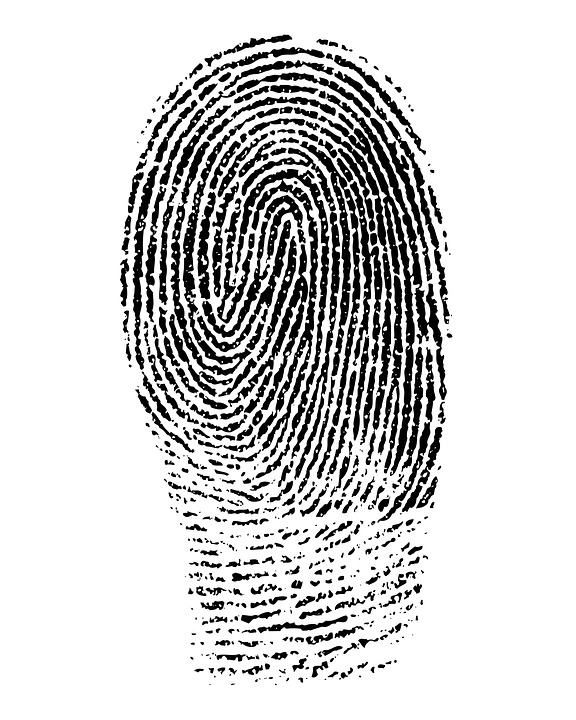
#> input picture images/1.jpg, 576 x 720 px
$ python -i main_enhancement.py   (imports and definitions only)   (older library calls are emulated)
#> lines starting #> are read from the running program, lines starting #| are printed output that depends on the picture; after the words box and inside, x2 and y2 are one past the last pixel; in counts of white or black regions, pixels touching at a corner belong together
### src/ridge_segment.py
# -*- coding: utf-8 -*-
"""
Created on Mon Apr 18 23:04:30 2016

@author: utkarsh
"""


# RIDGESEGMENT - Normalises fingerprint image and segments ridge region
#
# Function identifies ridge regions of a fingerprint image and returns a
# mask identifying this region.  It also normalises the intesity values of
# the image so that the ridge regions have zero mean, unit standard
# deviation.
#
# This function breaks the image up into blocks of size blksze x blksze and
# evaluates the standard deviation in each region.  If the standard
# deviation is above the threshold it is deemed part of the fingerprint.
# Note that the image is normalised to have zero mean, unit standard
# deviation prior to performing this process so that the threshold you
# specify is relative to a unit standard deviation.
#
# Usage:   [normim, mask, maskind] = ridgesegment(im, blksze, thresh)
#
# Arguments:   im     - Fingerprint image to be segmented.
#              blksze - Block size over which the the standard
#                       deviation is determined (try a value of 16).
#              thresh - Threshold of standard deviation to decide if a
#                       block is a ridge region (Try a value 0.1 - 0.2)
#
# Returns:     normim - Image where the ridge regions are renormalised to
#                       have zero mean, unit standard deviation.
#              mask   - Mask indicating ridge-like regions of the image,
#                       0 for non ridge regions, 1 for ridge regions.
#              maskind - Vector of indices of locations within the mask.
#
# Suggested values for a 500dpi fingerprint image:
#
#   [normim, mask, maskind] = ridgesegment(im, 16, 0.1)
#
# See also: RIDGEORIENT, RIDGEFREQ, RIDGEFILTER

### REFERENCES

# Peter Kovesi
# School of Computer Science & Software Engineering
# The University of Western Australia
# pk at csse uwa edu au
# http://www.csse.uwa.edu.au/~pk


import numpy as np

def normalise(img,mean,std):
    normed = (img - np.mean(img))/(np.std(img));
    return(normed)

def ridge_segment(im,blksze,thresh):

    rows,cols = im.shape;

    im = normalise(im,0,1);    # normalise to get zero mean and unit standard deviation


    new_rows =  np.int(blksze * np.ceil((np.float(rows))/(np.float(blksze))))
    new_cols =  np.int(blksze * np.ceil((np.float(cols))/(np.float(blksze))))

    padded_img = np.zeros((new_rows,new_cols));
    stddevim = np.zeros((new_rows,new_cols));

    padded_img[0:rows][:,0:cols] = im;

    for i in range(0,new_rows,blksze):
        for j in range(0,new_cols,blksze):
            block = padded_img[i:i+blksze][:,j:j+blksze];

            stddevim[i:i+blksze][:,j:j+blksze] = np.std(block)*np.ones(block.shape)

    stddevim = stddevim[0:rows][:,0:cols]

    mask = stddevim > thresh;

    mean_val = np.mean(im[mask]);

    std_val = np.std(im[mask]);

    normim = (im - mean_val)/(std_val);

    return(normim,mask)

### src/ridge_orient.py
# -*- coding: utf-8 -*-
"""
Created on Tue Apr 19 11:31:54 2016

@author: utkarsh
"""


# RIDGEORIENT - Estimates the local orientation of ridges in a fingerprint
#
# Usage:  [orientim, reliability, coherence] = ridgeorientation(im, gradientsigma,...
#                                             blocksigma, ...
#                                             orientsmoothsigma)
#
# Arguments:  im                - A normalised input image.
#             gradientsigma     - Sigma of the derivative of Gaussian
#                                 used to compute image gradients.
#             blocksigma        - Sigma of the Gaussian weighting used to
#                                 sum the gradient moments.
#             orientsmoothsigma - Sigma of the Gaussian used to smooth
#                                 the final orientation vector field.
#                                 Optional: if ommitted it defaults to 0
#
# Returns:    orientim          - The orientation image in radians.
#                                 Orientation values are +ve clockwise
#                                 and give the direction *along* the
#                                 ridges.
#             reliability       - Measure of the reliability of the
#                                 orientation measure.  This is a value
#                                 between 0 and 1. I think a value above
#                                 about 0.5 can be considered 'reliable'.
#                                 reliability = 1 - Imin./(Imax+.001);
#             coherence         - A measure of the degree to which the local
#                                 area is oriented.
#                                 coherence = ((Imax-Imin)./(Imax+Imin)).^2;
#
# With a fingerprint image at a 'standard' resolution of 500dpi suggested
# parameter values might be:
#
#    [orientim, reliability] = ridgeorient(im, 1, 3, 3);
#
# See also: RIDGESEGMENT, RIDGEFREQ, RIDGEFILTER

### REFERENCES

# May 2003      Original version by Raymond Thai,
# January 2005  Reworked by Peter Kovesi
# October 2011  Added coherence computation and orientsmoothsigma made optional
#
# School of Computer Science & Software Engineering
# The University of Western Australia
# pk at csse uwa edu au
# http://www.csse.uwa.edu.au/~pk


import numpy as np;
import cv2;
from scipy import ndimage;
from scipy import signal

def ridge_orient(im, gradientsigma, blocksigma, orientsmoothsigma):
    rows,cols = im.shape;
    #Calculate image gradients.
    sze = np.fix(6*gradientsigma);
    if np.remainder(sze,2) == 0:
        sze = sze+1;

    gauss = cv2.getGaussianKernel(np.int(sze),gradientsigma);
    f = gauss * gauss.T;

    fy,fx = np.gradient(f);     #Gradient of Gaussian

    #Gx = ndimage.convolve(np.double(im),fx);
    #Gy = ndimage.convolve(np.double(im),fy);

    Gx = signal.convolve2d(im,fx,mode='same');
    Gy = signal.convolve2d(im,fy,mode='same');

    Gxx = np.power(Gx,2);
    Gyy = np.power(Gy,2);
    Gxy = Gx*Gy;

    #Now smooth the covariance data to perform a weighted summation of the data.

    sze = np.fix(6*blocksigma);

    gauss = cv2.getGaussianKernel(np.int(sze),blocksigma);
    f = gauss * gauss.T;

    Gxx = ndimage.convolve(Gxx,f);
    Gyy = ndimage.convolve(Gyy,f);
    Gxy = 2*ndimage.convolve(Gxy,f);

    # Analytic solution of principal direction
    denom = np.sqrt(np.power(Gxy,2) + np.power((Gxx - Gyy),2)) + np.finfo(float).eps;

    sin2theta = Gxy/denom;            # Sine and cosine of doubled angles
    cos2theta = (Gxx-Gyy)/denom;


    if orientsmoothsigma:
        sze = np.fix(6*orientsmoothsigma);
        if np.remainder(sze,2) == 0:
            sze = sze+1;
        gauss = cv2.getGaussianKernel(np.int(sze),orientsmoothsigma);
        f = gauss * gauss.T;
        cos2theta = ndimage.convolve(cos2theta,f); # Smoothed sine and cosine of
        sin2theta = ndimage.convolve(sin2theta,f); # doubled angles

    orientim = np.pi/2 + np.arctan2(sin2theta,cos2theta)/2;
    return(orientim);

### src/ridge_freq.py
# -*- coding: utf-8 -*-
"""
Created on Tue Apr 19 12:14:49 2016

@author: utkarsh
"""


# RIDGEFREQ - Calculates a ridge frequency image
#
# Function to estimate the fingerprint ridge frequency across a
# fingerprint image. This is done by considering blocks of the image and
# determining a ridgecount within each block by a call to FREQEST.
#
# Usage:
#  [freqim, medianfreq] =  ridgefreq(im, mask, orientim, blksze, windsze, ...
#                                    minWaveLength, maxWaveLength)
#
# Arguments:
#         im       - Image to be processed.
#         mask     - Mask defining ridge regions (obtained from RIDGESEGMENT)
#         orientim - Ridge orientation image (obtained from RIDGORIENT)
#         blksze   - Size of image block to use (say 32)
#         windsze  - Window length used to identify peaks. This should be
#                    an odd integer, say 3 or 5.
#         minWaveLength,  maxWaveLength - Minimum and maximum ridge
#                     wavelengths, in pixels, considered acceptable.
#
# Returns:
#         freqim     - An image  the same size as im with  values set to
#                      the estimated ridge spatial frequency within each
#                      image block.  If a  ridge frequency cannot be
#                      found within a block, or cannot be found within the
#                      limits set by min and max Wavlength freqim is set
#                      to zeros within that block.
#         medianfreq - Median frequency value evaluated over all the
#                      valid regions of the image.
#
# Suggested parameters for a 500dpi fingerprint image
#   [freqim, medianfreq] = ridgefreq(im,orientim, 32, 5, 5, 15);
#

# See also: RIDGEORIENT, FREQEST, RIDGESEGMENT

# Reference:
# Hong, L., Wan, Y., and Jain, A. K. Fingerprint image enhancement:
# Algorithm and performance evaluation. IEEE Transactions on Pattern
# Analysis and Machine Intelligence 20, 8 (1998), 777 789.

### REFERENCES

# Peter Kovesi
# School of Computer Science & Software Engineering
# The University of Western Australia
# pk at csse uwa edu au
# http://www.csse.uwa.edu.au/~pk


import numpy as np
#import math
#import scipy.ndimage
from frequest import frequest

def ridge_freq(im, mask, orient, blksze, windsze,minWaveLength, maxWaveLength):
    rows,cols = im.shape;
    freq = np.zeros((rows,cols));

    for r in range(0,rows-blksze,blksze):
        for c in range(0,cols-blksze,blksze):
            blkim = im[r:r+blksze][:,c:c+blksze];
            blkor = orient[r:r+blksze][:,c:c+blksze];


            freq[r:r+blksze][:,c:c+blksze] = frequest(blkim,blkor,windsze,minWaveLength,maxWaveLength);

    freq = freq*mask;
    freq_1d = np.reshape(freq,(1,rows*cols));
    ind = np.where(freq_1d>0);

    ind = np.array(ind);
    ind = ind[1,:];

    non_zero_elems_in_freq = freq_1d[0][ind];

    meanfreq = np.mean(non_zero_elems_in_freq);
    medianfreq = np.median(non_zero_elems_in_freq);         # does not work properly
    return(freq,meanfreq)

### src/image_enhance.py
# -*- coding: utf-8 -*-
"""
Created on Mon Apr 18 22:50:30 2016

@author: utkarsh
"""
from ridge_segment import ridge_segment
from ridge_orient import ridge_orient
from ridge_freq import ridge_freq
from ridge_filter import ridge_filter

def image_enhance(img):
    blksze = 16;
    thresh = 0.1;
    normim,mask = ridge_segment(img,blksze,thresh);             # normalise the image and find a ROI


    gradientsigma = 1;
    blocksigma = 7;
    orientsmoothsigma = 7;
    orientim = ridge_orient(normim, gradientsigma, blocksigma, orientsmoothsigma);              # find orientation of every pixel


    blksze = 38;
    windsze = 5;
    minWaveLength = 5;
    maxWaveLength = 15;
    freq,medfreq = ridge_freq(normim, mask, orientim, blksze, windsze, minWaveLength,maxWaveLength);    #find the overall frequency of ridges


    freq = medfreq*mask;
    kx = 0.65;ky = 0.65;
    newim = ridge_filter(normim, orientim, freq, kx, ky);       # create gabor filter and do the actual filtering


    #th, bin_im = cv2.threshold(np.uint8(newim),0,255,cv2.THRESH_BINARY);
    return(newim < -3)

### src/main_enhancement.py
# -*- coding: utf-8 -*-
"""
Created on Mon Apr 18 11:42:58 2016

@author: utkarsh
"""

import numpy as np
from numpy.lib.shape_base import column_stack
#import cv2
#import numpy as np;

import scipy.ndimage
import sys
import cv2
from scipy.ndimage.filters import minimum_filter

import skimage.morphology
import skimage
from time import sleep
from getTerminationBifurcation import getTerminationBifurcation
from removeSpuriousMinutiae import removeSpuriousMinutiae
from image_enhance import image_enhance

def main(nameimage):
#> called with nameimage = '../images/1.jpg'
    if(len(sys.argv)<2):
        print('loading sample image');
        img_name = str(nameimage)
        img = scipy.ndimage.imread('../images/'+img_name);
    elif(len(sys.argv) >= 2):
        img_name = sys.argv[1];
        img = scipy.ndimage.imread(sys.argv[1]);
#> img is the input picture: shape (720, 576, 3); min 0, max 255, mean 211.4

    if(len(img.shape)>2):
        # img = cv2.cvtColor(src,cv2.COLOR_BGR2GRAY)
        img = np.dot(img[...,:3], [0.299, 0.587, 0.114]);
#> img: shape (720, 576) float64

    rows,cols = np.shape(img);
#> rows = 720; cols = 576
    aspect_ratio = np.double(rows)/np.double(cols);
#> aspect_ratio = 1.25

    new_rows = 540;             # randomly selected number
    new_cols = new_rows/aspect_ratio;
#> new_cols = 432

    #img = cv2.resize(img,(new_rows,new_cols));
    img = scipy.misc.imresize(img,(np.int(new_rows),np.int(new_cols)));
#> img: shape (540, 432)

    enhanced_img = image_enhance(img);
#> after the loop in ridge_segment, `for i in range(0,new_rows,blksze):`:
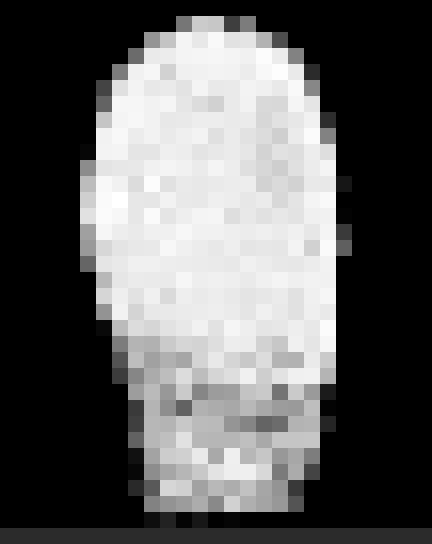
#> stddevim: shape (544, 432) float64; min 1.11e-16, max 1.31, mean 0.495; drawn with min black and max white
#> in ridge_segment, `mask = stddevim > thresh;`:
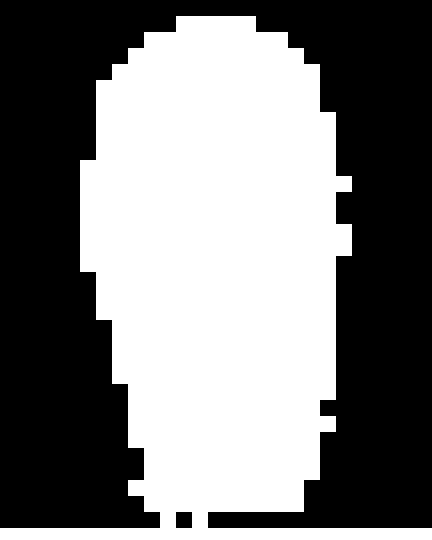
#> mask: shape (540, 432) bool; 48.5% white; 1 white region, box (x1, y1, x2, y2) and area: (0, 16, 432, 540) 113216
#> in ridge_segment, `mean_val = np.mean(im[mask]);`: mean_val = -0.546
#> in ridge_segment, `std_val = np.std(im[mask]);`: std_val = 1.22
#> in ridge_orient, `rows,cols = im.shape;`: rows = 540; cols = 432
#> in ridge_orient, `Gyy = ndimage.convolve(Gyy,f);`:
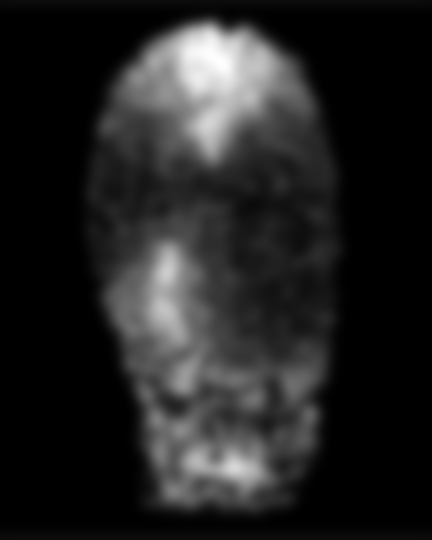
#> Gyy: shape (540, 432) float64; min 6.58e-34, max 0.265, mean 0.0363; drawn with min black and max white
#> in ridge_orient, `denom = np.sqrt(np.power(Gxy,2) + np.power((Gxx - Gyy),2)) + np.finfo(..`:
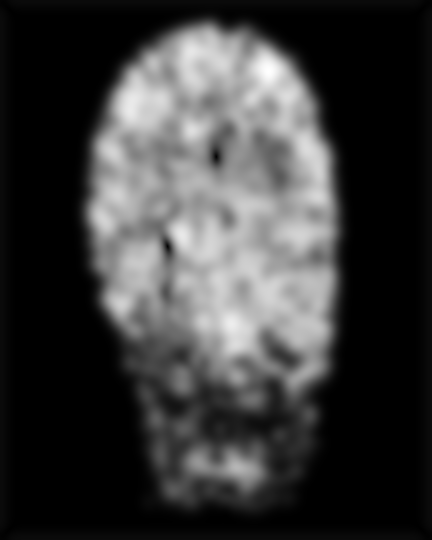
#> denom: shape (540, 432) float64; min 2.22e-16, max 0.293, mean 0.0676; drawn with min black and max white
#> in ridge_orient, `cos2theta = ndimage.convolve(cos2theta,f);`:
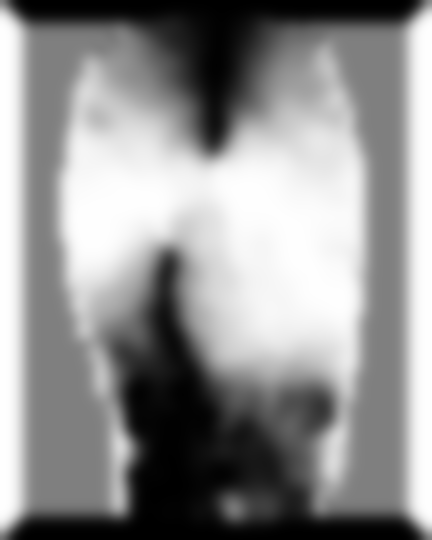
#> cos2theta: shape (540, 432) float64; min -1, max 1, mean 0.146; drawn with min black and max white
#> in ridge_orient, `sin2theta = ndimage.convolve(sin2theta,f);`:
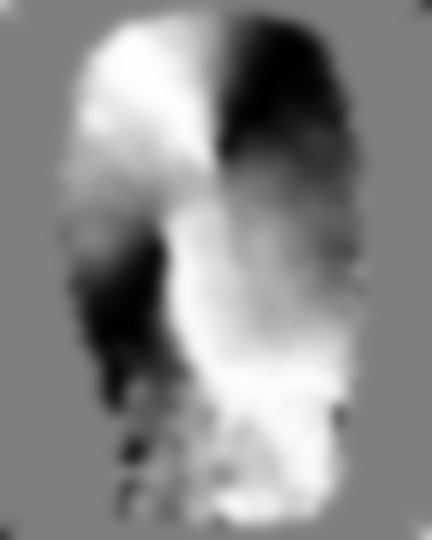
#> sin2theta: shape (540, 432) float64; min -0.997, max 0.996, mean 0.078; drawn with min black and max white
#> in ridge_orient, `orientim = np.pi/2 + np.arctan2(sin2theta,cos2theta)/2;`:
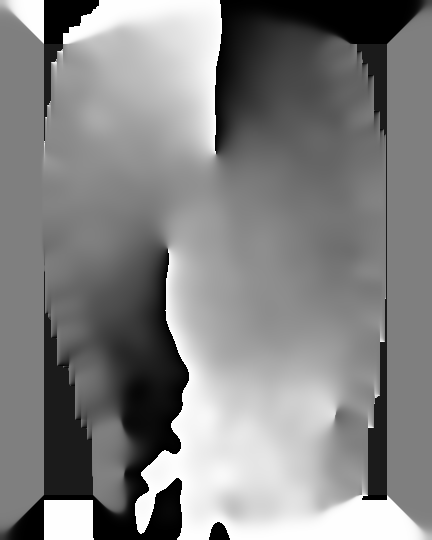
#> orientim: shape (540, 432) float64; min 0, max 3.14, mean 1.61; drawn with min black and max white
#> in ridge_freq, `rows,cols = im.shape;`: rows = 540; cols = 432
#> after the loop in ridge_freq, `for r in range(0,rows-blksze,blksze):`: blkim: shape (38, 38) float64; every value is 0.871
#> after the loop in ridge_freq, `for r in range(0,rows-blksze,blksze):`: freq: shape (540, 432) float64; every value is 0


    #img = cv2.imread('../enhanced/enhanced.bmp',0);
    #img = scipy.ndimage.imread('../images/'+img_name);
    #img = np.uint8(img>78);
    img =  enhanced_img

    skel = skimage.morphology.skeletonize(img)
    #skel = skimage.morphology.thin(img)
    skel = np.uint8(skel)*255;

    mask = img*255;
    (minutiaeTerm, minutiaeBif) = getTerminationBifurcation(skel, mask);

    minutiaeTerm = skimage.measure.label(minutiaeTerm, 8);
    RP = skimage.measure.regionprops(minutiaeTerm)
    minutiaeTerm = removeSpuriousMinutiae(RP, np.uint8(img), 23);

    BifLabel = skimage.measure.label(minutiaeBif, 8);
    TermLabel = skimage.measure.label(minutiaeTerm, 8);


    minutiaeBif = minutiaeBif * 0;
    minutiaeTerm = minutiaeTerm * 0;

    (rows, cols) = skel.shape
    DispImg = np.zeros((rows,cols,3), np.uint8)
    DispImg[:,:,0] = skel; DispImg[:,:,1] = skel; DispImg[:,:,2] = skel;


    RP = skimage.measure.regionprops(BifLabel)
    for i in RP:
        (row, col) = np.int16(np.round(i['Centroid']))
        minutiaeBif[row, col] = 1;
        (rr, cc) = skimage.draw.circle_perimeter(row, col, 3);
        skimage.draw.set_color(DispImg, (rr,cc), (255,0,0));


    RP = skimage.measure.regionprops(TermLabel)
    for i in RP:
        (row, col) = np.int16(np.round(i['Centroid']))
        minutiaeTerm[row, col] = 1;
        (rr, cc) = skimage.draw.circle_perimeter(row, col, 3);
        skimage.draw.set_color(DispImg, (rr,cc), (0, 0, 255));

        (rows, cols) = img.shape;
    file1 = open("x.txt","a")
    file2 = open("y.txt","a")
    arr_X = []
    arr_Y = []
    for i in range(1,rows-1):
        for j in range(1,cols-1):
            if(minutiaeTerm[i][j] == 1):
                file1.write(str(i)+"\r\n")
                file2.write(str(j)+"\r\n")
                arr_X.append(int(i))
                arr_X.append(int(j))
                #print(arr)
            elif(minutiaeBif[i,j] == 1):
                file1.write(str(i)+"\r\n")
                file2.write(str(j)+"\r\n")
                arr_X.append(int(i))
                arr_X.append(int(j))
    file1.close()
    file2.close()
    scipy.misc.imsave('../enhanced/Minutiae.bmp' ,DispImg)
    sleep(7)
    leng_key = len(arr_X)
    # [5 lines of commented-out code are left out]
    arr_Key = []
    for i in range(0, len(arr_X)):
        a = hex(arr_X[i])
        a = a.replace('0x','')
        arr_Key.append(a)
    #print(arr_Key)
    #print(type(arr_Key[0]))
    import string
    key = ''.join(arr_Key)
    origin_key  = key
    # [4 lines of commented-out code are left out]

    NP = len(key)*4
    Rem = NP % 128
    #print(Rem)
    NP = NP - Rem
    j = NP / 128
    j = int(j)
    key_128bits = ""
    for i in range(0,j):
        key_128bits= ""
        for k in range(16, len(key)-16):
            key_128bits =  key_128bits + key[k]
        key = key_128bits
    #print(len(key_128bits))
    #print(key_128bits)
    #check 128bits
    if len(key_128bits) < 32:
        a = 32 - len(key_128bits)
        t = int(a/2)
        key_word = ""
        for i in range(0,int(a/2)):
            key_word  = key_word + origin_key[int(16*j-a/2+i)]
        key_word = key_word + key_128bits
        for i in range(0,int(a/2)):
            key_word  = key_word + origin_key[int(16*j+len(key_128bits)+i)]
    #print(key_word)


    K128bis = ""
    #swap key
    for i in range(16,len(key_word)):
        K128bis = K128bis + key_word[i]
    for i in range(0,int(len(key_word)/2)):
        K128bis = K128bis + key_word[i]

    #print(key_128bits)
    #print(len(key_128bits))
    #print(K128bis)
    return K128bis

#main('11.bmp')

#> (the run stopped early here; a loop or call above may not have finished)

$ run again, on images/11.bmp
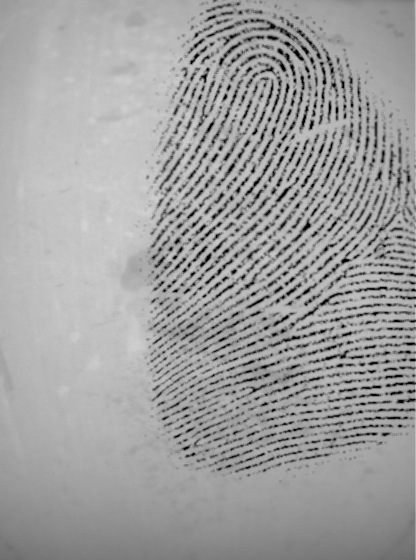
#> input picture images/11.bmp, 416 x 560 px
#> in main, img is the input picture: shape (560, 416); min 0, max 211, mean 159.2
#> img: shape (540, 401)
#> in ridge_segment, `mask = stddevim > thresh;`:
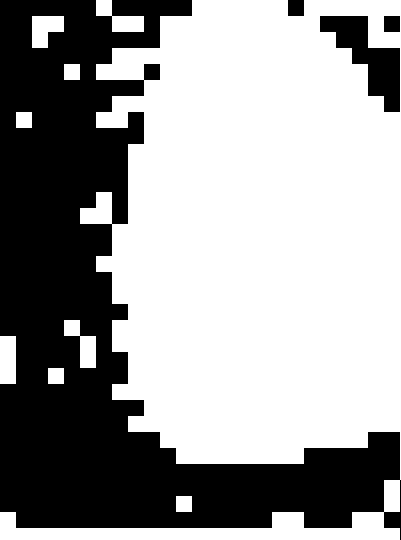
#> mask: shape (540, 401) bool; 60.7% white; 4 black regions, box (x1, y1, x2, y2) and area: (0, 0, 401, 540) 81212, (320, 16, 400, 112) 3328, (288, 0, 304, 16) 256, (384, 16, 400, 32) 256
#> mean_val = -0.241
#> std_val = 1.13
#> in ridge_orient, `rows,cols = im.shape;`: rows = 540; cols = 401
#> in ridge_freq, `rows,cols = im.shape;`: rows = 540; cols = 401
#> after the loop in ridge_freq, `for r in range(0,rows-blksze,blksze):`:
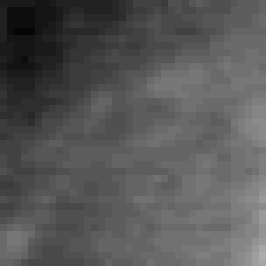
#> blkim: shape (38, 38) float64 (shown 7 times larger); min 0.027, max 0.679, mean 0.343
